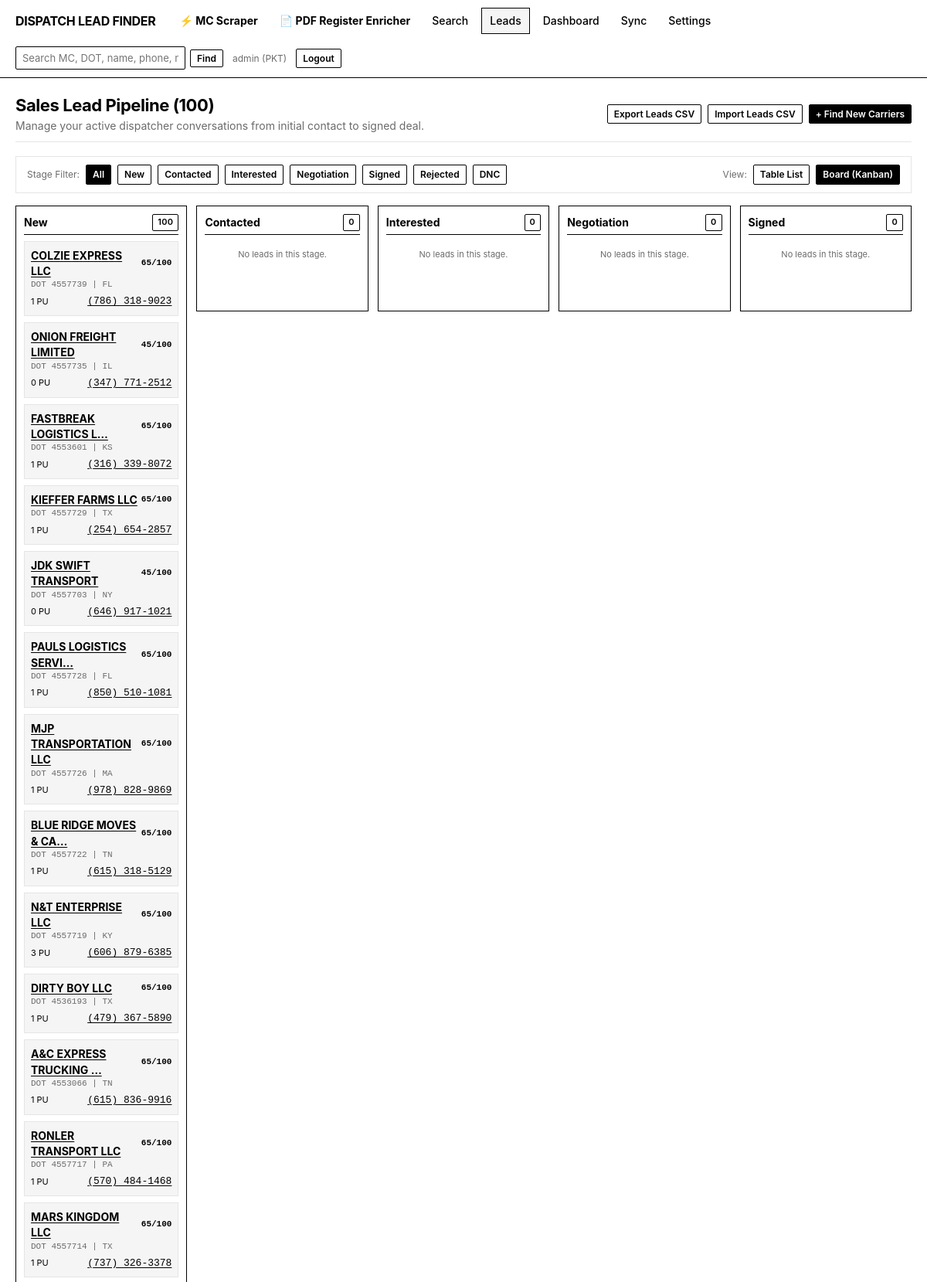
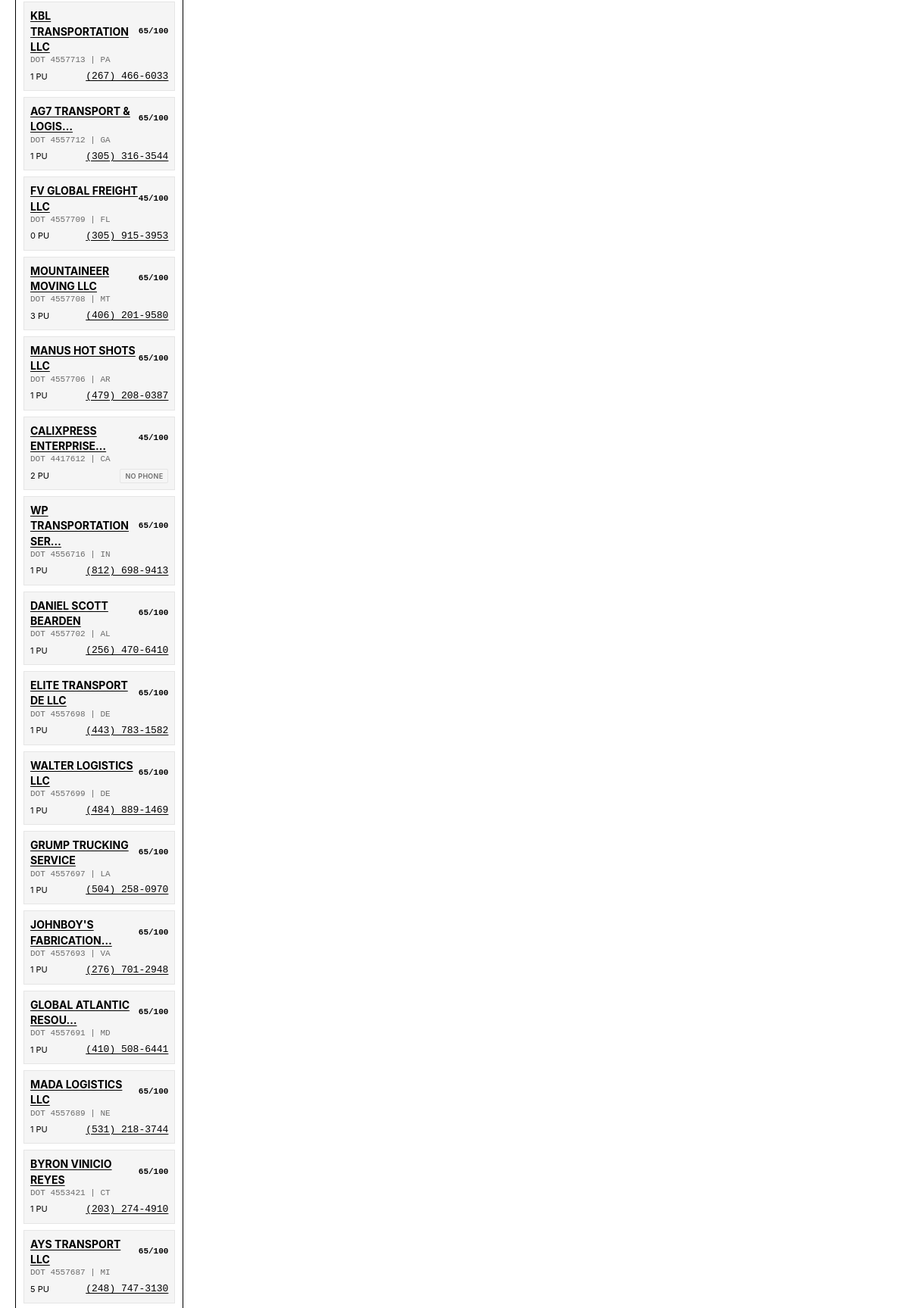
Screenshot of /leads/?view=board (signed in, upper part) with the database file from the repository (2 pictures, top to bottom).
### crm/models.py (models this page shows, shortened)
class Lead(models.Model):
    STATUS_CHOICES = [
        ("New", "New"),
        ("Contacted", "Contacted"),
        ("Interested", "Interested"),
        ("Negotiation", "Negotiation"),
        ("Signed", "Signed"),
        ("Rejected", "Rejected"),
        ("Do Not Contact", "Do Not Contact"),
    ]
    PRIORITY_CHOICES = [
        ("Low", "Low"),
        ("Medium", "Medium"),
        ("High", "High"),
    ]
    LOST_REASON_CHOICES = [
        ("", "—"),
        ("Has dispatcher", "Has dispatcher"),
        ("Not interested", "Not interested"),
        ("Wrong number", "Wrong number"),
        ("Too small", "Too small"),
        ("Other", "Other"),
    ]
    carrier = models.ForeignKey(
        Carrier, on_delete=models.CASCADE, related_name="leads"
    )
    owner = models.ForeignKey(
        settings.AUTH_USER_MODEL,
        on_delete=models.CASCADE,
        related_name="leads",
    )
    status = models.CharField(
        max_length=32, choices=STATUS_CHOICES, default="New", db_index=True
    )
    priority = models.CharField(
        max_length=16, choices=PRIORITY_CHOICES, default="Medium", db_index=True
    )
    source = models.CharField(max_length=64, default="Carrier Search")
    tags = models.CharField(max_length=255, blank=True, default="")
    expected_trucks = models.IntegerField(default=1)
    fee_percent = models.FloatField(default=7.0)
    expected_monthly_value = models.DecimalField(
        max_digits=10, decimal_places=2, default=0.00
    )
    lost_reason = models.CharField(
        max_length=64, choices=LOST_REASON_CHOICES, blank=True, default="", db_index=True
    )
    dnc_reason = models.CharField(max_length=255, blank=True, default="")
    dnc_at = models.DateTimeField(null=True, blank=True)
    score = models.IntegerField(default=0, db_index=True)
    score_breakdown = models.JSONField(default=dict, blank=True)
    next_followup_at = models.DateTimeField(null=True, blank=True, db_index=True)
    last_contact_at = models.DateTimeField(null=True, blank=True, db_index=True)
    created_at = models.DateTimeField(auto_now_add=True, db_index=True)
    updated_at = models.DateTimeField(auto_now=True)
    class Meta:
        ordering = ["-created_at"]
        constraints = [
            models.UniqueConstraint(
                fields=["carrier", "owner"], name="unique_lead_per_carrier_owner"
            )
        ]

### carriers/models.py (models this page shows, shortened)
class Carrier(models.Model):
    STATUS_CHOICES = [
        ("Active", "Active"),
        ("Inactive", "Inactive"),
        ("Pending", "Pending"),
    ]
    AUTHORITY_TYPE_CHOICES = [
        ("Common", "Common"),
        ("Contract", "Contract"),
        ("Both", "Both"),
        ("Broker", "Broker"),
    ]
    SAFETY_CHOICES = [
        ("Satisfactory", "Satisfactory"),
        ("Conditional", "Conditional"),
        ("Unsatisfactory", "Unsatisfactory"),
        ("Unrated", "Unrated"),
    ]
    dot_number = models.CharField(max_length=20, unique=True, db_index=True)
    mc_number = models.CharField(max_length=20, blank=True, default="", db_index=True)
    legal_name = models.CharField(max_length=255, db_index=True)
    dba_name = models.CharField(max_length=255, blank=True, default="", db_index=True)
    status = models.CharField(max_length=32, default="Active", db_index=True)
    authority_grant_date = models.DateField(null=True, blank=True, db_index=True)
    authority_status = models.CharField(
        max_length=32, choices=STATUS_CHOICES, default="Active", db_index=True
    )
    authority_type = models.CharField(
        max_length=32, choices=AUTHORITY_TYPE_CHOICES, default="Common", db_index=True
    )
    authority_revoked_at = models.DateField(null=True, blank=True)
    mcs150_date = models.DateField(null=True, blank=True)
    operation_type = models.CharField(max_length=64, default="Interstate", db_index=True)
    cargo_types = models.JSONField(default=list, blank=True)
    equipment_tags = models.JSONField(default=list, blank=True)
    power_units = models.IntegerField(default=0, db_index=True)
    drivers = models.IntegerField(default=0, db_index=True)
    trailers = models.IntegerField(default=0)
    state = models.CharField(max_length=10, blank=True, default="", db_index=True)
    city = models.CharField(max_length=128, blank=True, default="", db_index=True)
    zip_code = models.CharField(max_length=20, blank=True, default="", db_index=True)
    address = models.CharField(max_length=255, blank=True, default="")
    country = models.CharField(max_length=10, default="US", db_index=True)
    timezone = models.CharField(max_length=64, default="America/Chicago")
    phone = models.CharField(max_length=64, blank=True, default="", db_index=True)
    phone_e164 = models.CharField(max_length=32, blank=True, default="", db_index=True)
    phone_added_by_user = models.BooleanField(default=False)
    phone_source = models.CharField(max_length=32, blank=True, default="FMCSA")
    email = models.CharField(max_length=255, blank=True, default="", db_index=True)
    email_valid = models.BooleanField(default=False, db_index=True)
    email_added_by_user = models.BooleanField(default=False)
    email_source = models.CharField(max_length=32, blank=True, default="FMCSA")
    website = models.CharField(max_length=255, blank=True, default="")
    website_added_by_user = models.BooleanField(default=False)
    website_source = models.CharField(max_length=32, blank=True, default="")
    owner_name = models.CharField(max_length=255, blank=True, default="")
    owner_added_by_user = models.BooleanField(default=False)
    owner_source = models.CharField(max_length=32, blank=True, default="")
    safety_rating = models.CharField(
        max_length=32, choices=SAFETY_CHOICES, default="Unrated", db_index=True
    )
    oos_percent = models.FloatField(default=0.0, db_index=True)
    crash_count_24m = models.IntegerField(default=0, db_index=True)
    inspection_count_24m = models.IntegerField(default=0, db_index=True)
    basic_alerts = models.BooleanField(default=False, db_index=True)
    insurance_on_file = models.BooleanField(default=False, db_index=True)
    insurance_amount = models.IntegerField(default=0, db_index=True)
    insurance_expiry = models.DateField(null=True, blank=True, db_index=True)
    last_synced_at = models.DateTimeField(default=dj_timezone.now, db_index=True)
    source = models.CharField(max_length=64, default="socrata")
    raw_json = models.JSONField(default=dict, blank=True)
    created_at = models.DateTimeField(auto_now_add=True)
    class Meta:
        ordering = ["-authority_grant_date", "legal_name"]
        indexes = [
            models.Index(fields=["state", "authority_grant_date"]),
            models.Index(fields=["authority_status", "power_units"]),
            models.Index(fields=["phone_e164"]),
        ]

### crm/views.py (the view, shortened to what this page needs)
# urls.py: path("leads/", crm_views.lead_list_view, name="lead_list"),
@login_required
def lead_list_view(request):
    view_mode = request.GET.get("view", "list")
    status_filter = (request.GET.get("status") or "").strip()
    tag_filter = (request.GET.get("tag") or "").strip()
    q = (request.GET.get("q") or "").strip()
    leads_qs = Lead.objects.select_related("carrier").filter(owner=request.user)
    if status_filter:
        leads_qs = leads_qs.filter(status=status_filter)
    if tag_filter:
        leads_qs = leads_qs.filter(tags__icontains=tag_filter)
    board_stages = [
        ("New", []),
        ("Contacted", []),
        ("Interested", []),
        ("Negotiation", []),
        ("Signed", []),
        ("Rejected", []),
        ("Do Not Contact", []),
    ]
    board_map = {name: items for name, items in board_stages}
    for ld in leads_qs:
        if ld.status in board_map:
            board_map[ld.status].append(ld)
    return render(
        request,
        "crm/lead_list.html",
        {
            "leads": leads_qs[:200],
            "board_stages": board_stages,
            "view_mode": view_mode,
            "status_filter": status_filter,
            "tag_filter": tag_filter,
            "q": q,
            "total_leads": leads_qs.count(),
        },
    )

### templates/crm/lead_list.html (shortened to what this page needs)
{% extends "base.html" %}
{% block content %}
<div class="page-header">
  <div>
    <h1>Sales Lead Pipeline ({{ total_leads }})</h1>
    <div class="muted">Manage your active dispatcher conversations from initial contact to signed deal.</div>
  </div>
  <div style="display: flex; gap: 8px; flex-wrap: wrap;">
    <a href="{% url 'export_leads_csv' %}{% if status_filter %}?status={{ status_filter|urlencode }}{% endif %}" class="btn btn-sm">Export Leads CSV</a>
    <a href="{% url 'import_leads_csv' %}" class="btn btn-sm">Import Leads CSV</a>
    <a href="{% url 'carrier_list' %}" class="btn btn-sm btn-primary">+ Find New Carriers</a>
  </div>
</div>
<div class="panel" style="padding: 10px 14px; margin-bottom: 16px; display: flex; justify-content: space-between; align-items: center; gap: 12px; flex-wrap: wrap;">
  <div style="display: flex; align-items: center; gap: 8px; flex-wrap: wrap;">
    <span class="muted" style="font-size: 12px;">Stage Filter:</span>
    <a href="?view={{ view_mode }}" class="btn btn-sm {% if not status_filter %}btn-primary{% endif %}">All</a>
    <a href="?view={{ view_mode }}&status=New" class="btn btn-sm {% if status_filter == 'New' %}btn-primary{% endif %}">New</a>
    <a href="?view={{ view_mode }}&status=Contacted" class="btn btn-sm {% if status_filter == 'Contacted' %}btn-primary{% endif %}">Contacted</a>
    <a href="?view={{ view_mode }}&status=Interested" class="btn btn-sm {% if status_filter == 'Interested' %}btn-primary{% endif %}">Interested</a>
    <a href="?view={{ view_mode }}&status=Negotiation" class="btn btn-sm {% if status_filter == 'Negotiation' %}btn-primary{% endif %}">Negotiation</a>
    <a href="?view={{ view_mode }}&status=Signed" class="btn btn-sm {% if status_filter == 'Signed' %}btn-primary{% endif %}">Signed</a>
    <a href="?view={{ view_mode }}&status=Rejected" class="btn btn-sm {% if status_filter == 'Rejected' %}btn-primary{% endif %}">Rejected</a>
    <a href="?view={{ view_mode }}&status=Do+Not+Contact" class="btn btn-sm {% if status_filter == 'Do Not Contact' %}btn-primary{% endif %}">DNC</a>
  </div>
  <div style="display: flex; align-items: center; gap: 8px;">
    <span class="muted" style="font-size: 12px;">View:</span>
    <a href="?view=list{% if status_filter %}&status={{ status_filter|urlencode }}{% endif %}" class="btn btn-sm {% if view_mode != 'board' %}btn-primary{% endif %}">Table List</a>
    <a href="?view=board{% if status_filter %}&status={{ status_filter|urlencode }}{% endif %}" class="btn btn-sm {% if view_mode == 'board' %}btn-primary{% endif %}">Board (Kanban)</a>
  </div>
</div>
{% if view_mode == 'board' %}
  <div style="display: grid; grid-template-columns: repeat(auto-fit, minmax(220px, 1fr)); gap: 12px; align-items: start;">
    {% for stage_name, stage_leads in board_stages %}
      <div class="panel-strong" style="padding: 10px; background: var(--bg);">
        <div style="display: flex; justify-content: space-between; align-items: center; margin-bottom: 8px; border-bottom: 1px solid var(--border-strong); padding-bottom: 4px;">
          <strong>{{ stage_name }}</strong>
          <span class="badge">{{ stage_leads|length }}</span>
        </div>
        <div style="display: flex; flex-direction: column; gap: 8px; min-height: 80px;">
          {% for l in stage_leads %}
            <div class="panel" style="padding: 8px; margin: 0; background: var(--hover-bg);">
              <div style="display: flex; justify-content: space-between; align-items: center;">
                <a href="{% url 'lead_detail' l.pk %}"><strong>{{ l.carrier.legal_name|truncatechars:22 }}</strong></a>
                <span class="mono" style="font-size: 11px; font-weight: 700;">{{ l.score }}/100</span>
              </div>
              <div class="muted mono" style="font-size: 11px;">
                DOT {{ l.carrier.dot_number }} | {{ l.carrier.state }}
              </div>
              <div style="margin-top: 4px; display: flex; justify-content: space-between; align-items: center; font-size: 11px;">
                <span>{{ l.carrier.power_units }} PU</span>
                {% if l.carrier.phone_e164 %}
                  <a href="tel:{{ l.carrier.phone_e164 }}" class="mono">{{ l.carrier.phone_e164 }}</a>
                {% else %}
                  <span class="badge badge-muted" style="font-size: 9px;">No Phone</span>
                {% endif %}
              </div>
            </div>
          {% empty %}
            <div class="muted" style="font-size: 11px; padding: 10px 0; text-align: center;">No leads in this stage.</div>
          {% endfor %}
        </div>
      </div>
    {% endfor %}
  </div>
{% endif %}
{% endblock %}

### templates/base.html (shortened to what this page needs)
{% load static %}
<!DOCTYPE html>
<html lang="en">
<head>
  <link rel="stylesheet" href="{% static 'css/app.css' %}">
</head>
<body>
  {% if user.is_authenticated %}
  <header class="topbar">
    <div style="display: flex; align-items: center; gap: 20px; flex-wrap: wrap;">
      <a href="{% url 'dashboard' %}" class="brand">DISPATCH LEAD FINDER</a>
      <nav class="nav-links" aria-label="Main Navigation">
        <a href="{% url 'mc_scraper_web' %}" class="{% if '/scraper/' in request.path %}active{% endif %}"><strong>⚡ MC Scraper</strong></a>
        <a href="{% url 'pdf_scraper_web' %}" class="{% if '/pdf-scraper/' in request.path %}active{% endif %}"><strong>📄 PDF Register Enricher</strong></a>
        <a href="{% url 'carrier_list' %}" class="{% if request.path == '/carriers/' %}active{% endif %}">Search</a>
        <a href="{% url 'lead_list' %}" class="{% if '/leads/' in request.path %}active{% endif %}">Leads</a>
        <a href="{% url 'dashboard' %}" class="{% if request.path == '/' %}active{% endif %}">Dashboard</a>
        <a href="{% url 'sync_dashboard' %}" class="{% if '/sync/' in request.path %}active{% endif %}">Sync</a>
        <a href="{% url 'settings' %}" class="{% if '/settings/' in request.path %}active{% endif %}">Settings</a>
      </nav>
    </div>
    <div style="display: flex; align-items: center; gap: 12px; flex-wrap: wrap;">
      <form action="{% url 'global_search' %}" method="get" class="global-search-form">
        <input id="global-q" type="text" name="q" value="{{ request.GET.q|default:'' }}" placeholder="Search MC, DOT, name, phone, notes...">
        <button type="submit" class="btn btn-sm">Find</button>
      </form>
      <span class="muted" style="font-size: 12px;">{{ user.username }} (PKT)</span>
      <a href="{% url 'logout' %}" class="btn btn-sm">Logout</a>
    </div>
  </header>
  {% endif %}
  <main class="container">
    {% block content %}{% endblock %}
  </main>
</body>
</html>

### rows the page displays
Lead: carrier.legal_name "COLZIE EXPRESS LLC", score "65", carrier.dot_number "4557739", carrier.state "FL", carrier.power_units "1", carrier.phone_e164 "(786) 318-9023"
Lead: carrier.legal_name "ONION FREIGHT LIMITED", score "45", carrier.dot_number "4557735", carrier.state "IL", carrier.power_units "0", carrier.phone_e164 "(347) 771-2512"
Lead: carrier.legal_name "FASTBREAK LOGISTICS L…", score "65", carrier.dot_number "4553601", carrier.state "KS", carrier.power_units "1", carrier.phone_e164 "(316) 339-8072"
Lead: carrier.legal_name "KIEFFER FARMS LLC", score "65", carrier.dot_number "4557729", carrier.state "TX", carrier.power_units "1", carrier.phone_e164 "(254) 654-2857"
Lead: carrier.legal_name "JDK SWIFT TRANSPORT", score "45", carrier.dot_number "4557703", carrier.state "NY", carrier.power_units "0", carrier.phone_e164 "(646) 917-1021"
Lead: carrier.legal_name "PAULS LOGISTICS SERVI…", score "65", carrier.dot_number "4557728", carrier.state "FL", carrier.power_units "1", carrier.phone_e164 "(850) 510-1081"
Lead: carrier.legal_name "MJP TRANSPORTATION LLC", score "65", carrier.dot_number "4557726", carrier.state "MA", carrier.power_units "1", carrier.phone_e164 "(978) 828-9869"
Lead: carrier.legal_name "BLUE RIDGE MOVES & CA…", score "65", carrier.dot_number "4557722", carrier.state "TN", carrier.power_units "1", carrier.phone_e164 "(615) 318-5129"
Lead: carrier.legal_name "N&T ENTERPRISE LLC", score "65", carrier.dot_number "4557719", carrier.state "KY", carrier.power_units "3", carrier.phone_e164 "(606) 879-6385"
Lead: carrier.legal_name "DIRTY BOY LLC", score "65", carrier.dot_number "4536193", carrier.state "TX", carrier.power_units "1", carrier.phone_e164 "(479) 367-5890"
Lead: carrier.legal_name "A&C EXPRESS TRUCKING …", score "65", carrier.dot_number "4553066", carrier.state "TN", carrier.power_units "1", carrier.phone_e164 "(615) 836-9916"
Lead: carrier.legal_name "RONLER TRANSPORT LLC", score "65", carrier.dot_number "4557717", carrier.state "PA", carrier.power_units "1", carrier.phone_e164 "(570) 484-1468"
Lead: carrier.legal_name "MARS KINGDOM LLC", score "65", carrier.dot_number "4557714", carrier.state "TX", carrier.power_units "1", carrier.phone_e164 "(737) 326-3378"
Lead: carrier.legal_name "KBL TRANSPORTATION LLC", score "65", carrier.dot_number "4557713", carrier.state "PA", carrier.power_units "1", carrier.phone_e164 "(267) 466-6033"
Lead: carrier.legal_name "AG7 TRANSPORT & LOGIS…", score "65", carrier.dot_number "4557712", carrier.state "GA", carrier.power_units "1", carrier.phone_e164 "(305) 316-3544"
Lead: carrier.legal_name "FV GLOBAL FREIGHT LLC", score "45", carrier.dot_number "4557709", carrier.state "FL", carrier.power_units "0", carrier.phone_e164 "(305) 915-3953"
Lead: carrier.legal_name "MOUNTAINEER MOVING LLC", score "65", carrier.dot_number "4557708", carrier.state "MT", carrier.power_units "3", carrier.phone_e164 "(406) 201-9580"
Lead: carrier.legal_name "MANUS HOT SHOTS LLC", score "65", carrier.dot_number "4557706", carrier.state "AR", carrier.power_units "1", carrier.phone_e164 "(479) 208-0387"
Lead: carrier.legal_name "CALIXPRESS ENTERPRISE…", score "45", carrier.dot_number "4417612", carrier.state "CA", carrier.power_units "2", shows "NO PHONE"
Lead: carrier.legal_name "WP TRANSPORTATION SER…", score "65", carrier.dot_number "4556716", carrier.state "IN", carrier.power_units "1", carrier.phone_e164 "(812) 698-9413"
Lead: carrier.legal_name "DANIEL SCOTT BEARDEN", score "65", carrier.dot_number "4557702", carrier.state "AL", carrier.power_units "1", carrier.phone_e164 "(256) 470-6410"
Lead: carrier.legal_name "ELITE TRANSPORT DE LLC", score "65", carrier.dot_number "4557698", carrier.state "DE", carrier.power_units "1", carrier.phone_e164 "(443) 783-1582"
Lead: carrier.legal_name "WALTER LOGISTICS LLC", score "65", carrier.dot_number "4557699", carrier.state "DE", carrier.power_units "1", carrier.phone_e164 "(484) 889-1469"
Lead: carrier.legal_name "GRUMP TRUCKING SERVICE", score "65", carrier.dot_number "4557697", carrier.state "LA", carrier.power_units "1", carrier.phone_e164 "(504) 258-0970"
Lead: carrier.legal_name "JOHNBOY'S FABRICATION…", score "65", carrier.dot_number "4557693", carrier.state "VA", carrier.power_units "1", carrier.phone_e164 "(276) 701-2948"
Lead: carrier.legal_name "GLOBAL ATLANTIC RESOU…", score "65", carrier.dot_number "4557691", carrier.state "MD", carrier.power_units "1", carrier.phone_e164 "(410) 508-6441"
Lead: carrier.legal_name "MADA LOGISTICS LLC", score "65", carrier.dot_number "4557689", carrier.state "NE", carrier.power_units "1", carrier.phone_e164 "(531) 218-3744"
Lead: carrier.legal_name "BYRON VINICIO REYES", score "65", carrier.dot_number "4553421", carrier.state "CT", carrier.power_units "1", carrier.phone_e164 "(203) 274-4910"
Lead: carrier.legal_name "AYS TRANSPORT LLC", score "65", carrier.dot_number "4557687", carrier.state "MI", carrier.power_units "5", carrier.phone_e164 "(248) 747-3130"

### other values shown
{{ user.username }} "admin"
{{ total_leads }} "100"
{{ stage_name }} "New" "Contacted" "Interested" "Negotiation" "Signed"
{{ stage_leads|length }} "100" "0" "0" "0" "0"
